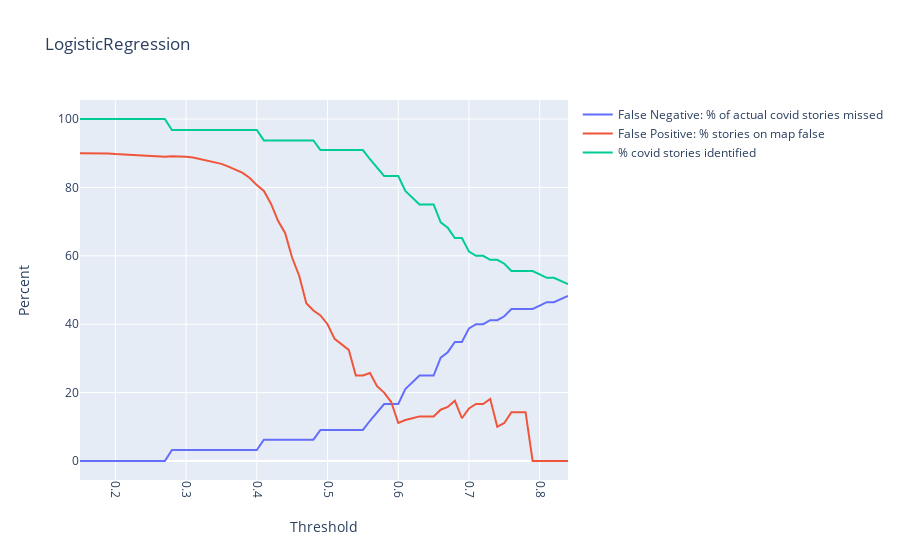
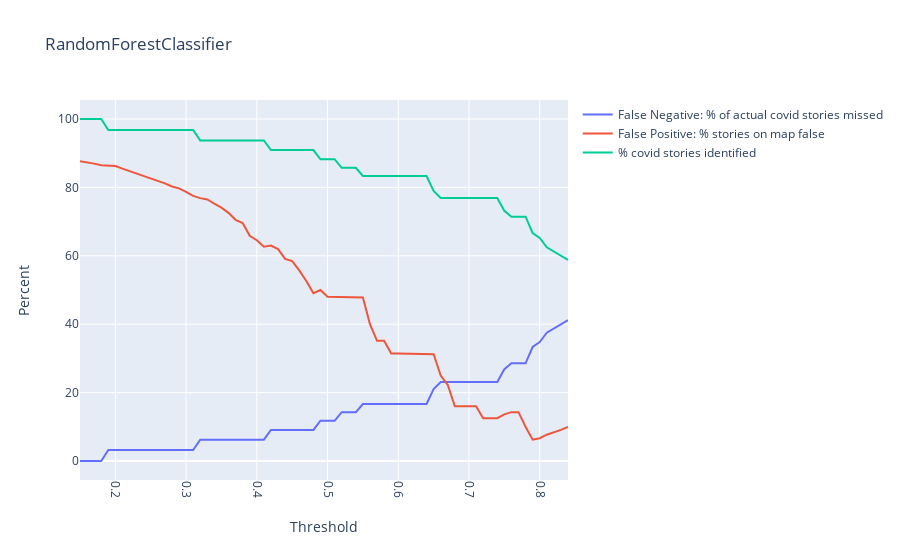

Notebook code for these charts, in order:
### Code cell
df= final_df
X = df.drop([label],axis=1)
y = df[label]
plot_change(classifiers[0],X,y,np.arange(.15,.85,.01))
plot_change(classifiers[2],X,y,np.arange(.15,.85,.01))
